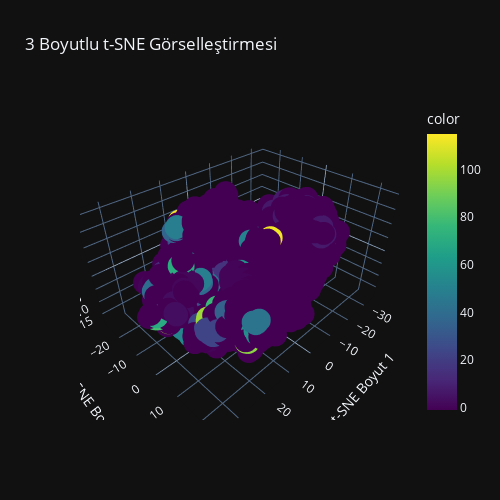

Notebook source saved alongside this figure:
### Code cell
# DataFrame
df_tsne = pd.DataFrame({
    'tsne1': X_tsne[:, 0],
    'tsne2': X_tsne[:, 1],
    'tsne3': X_tsne[:, 2],
    'label': y_train
})

# Etkileşimli 3B scatter plot
fig = px.scatter_3d(df_tsne, x='tsne1', y='tsne2', z='tsne3',
                    color=clusters,
                    title='3 Boyutlu t-SNE Görselleştirmesi',
                    labels={'tsne1': 't-SNE Boyut 1',
                            'tsne2': 't-SNE Boyut 2',
                            'tsne3': 't-SNE Boyut 3'},
                    color_continuous_scale='viridis')

fig.update_layout(
    width=500,  # piksel cinsinden genişlik
    height=500, # piksel cinsinden yükseklik
    autosize=False  # otomatik boyutlandırmayı kapat
)


fig.show()

### Figure 1 — Plotly figure (JSON) as saved in the notebook; plotly's stock layout.template omitted (floating-point values rounded to 4 significant figures; data arrays with more than 128 entries replaced by an {"elided": "..."} marker saying what was removed)
{"data": [{"hovertemplate": "t-SNE Boyut 1=%{x}<br>t-SNE Boyut 2=%{y}<br>t-SNE Boyut 3=%{z}<br>color=%{marker.color}<extra></extra>", "legendgroup": "", "marker": {"color": {"elided": "6348 int values"}, "coloraxis": "coloraxis", "symbol": "circle"}, "mode": "markers", "name": "", "scene": "scene", "showlegend": false, "x": {"elided": "6348 float values"}, "y": {"elided": "6348 float values"}, "z": {"elided": "6348 float values"}, "type": "scatter3d"}], "layout": {"scene": {"domain": {"x": [0.0, 1.0], "y": [0.0, 1.0]}, "xaxis": {"title": {"text": "t-SNE Boyut 1"}}, "yaxis": {"title": {"text": "t-SNE Boyut 2"}}, "zaxis": {"title": {"text": "t-SNE Boyut 3"}}}, "coloraxis": {"colorbar": {"title": {"text": "color"}}, "colorscale": [[0.0, "#440154"], [0.1111, "#482878"], [0.2222, "#3e4989"], [0.3333, "#31688e"], [0.4444, "#26828e"], [0.5556, "#1f9e89"], [0.6667, "#35b779"], [0.7778, "#6ece58"], [0.8889, "#b5de2b"], [1.0, "#fde725"]]}, "legend": {"tracegroupgap": 0}, "title": {"text": "3 Boyutlu t-SNE Görselleştirmesi"}, "width": 500, "height": 500, "autosize": false}}
